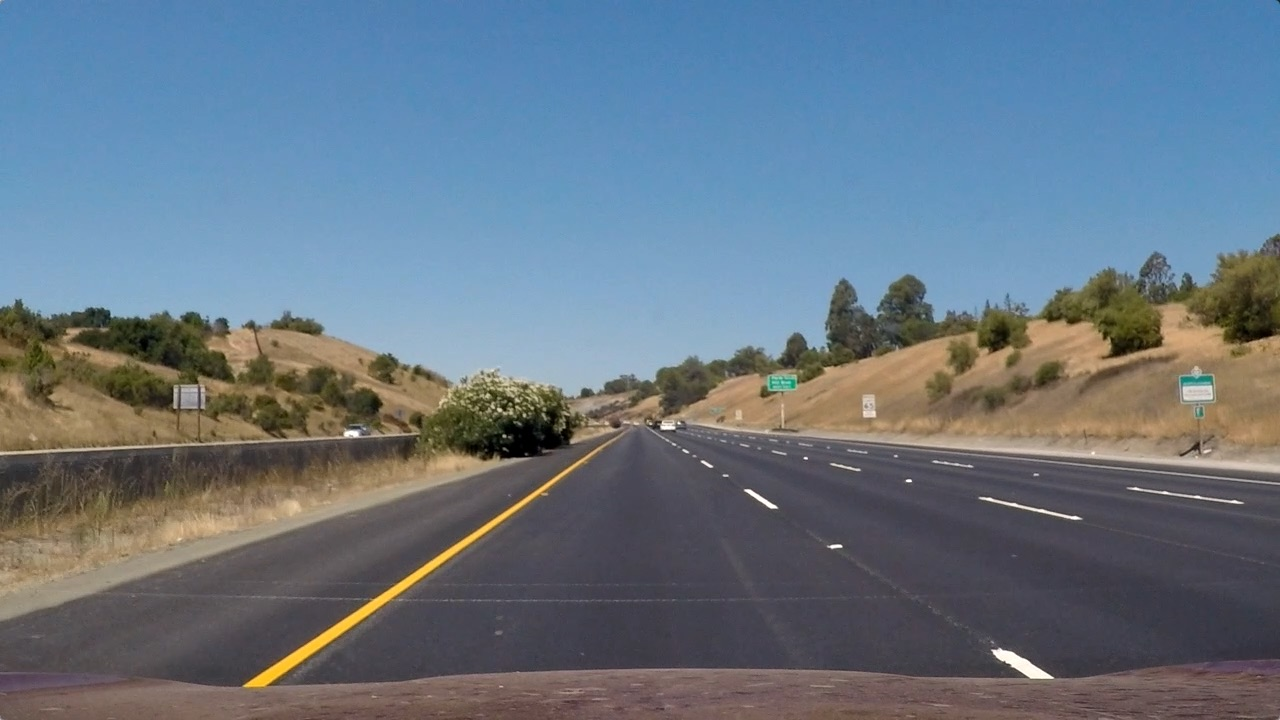
#> input picture test_images/straight_lines1.jpg, 1280 x 720 px
$ python divide_equal.py
#> lines starting #> are read from the running program, lines starting #| are printed output that depends on the picture
# The highest common factor of 1280 and 720 is 80
# With this function, we get the biggest possible SQUARE (not rectangle) frames
# Also, this function doesn't create overlapping frames

import cv2
import numpy as np

# Load the frame
frame = cv2.imread("test_images/straight_lines1.jpg")
#> frame is the input picture: shape (720, 1280, 3); mean B, G, R 131.2, 117.7, 103.2

# Get the height and width of the frame
height, width = frame.shape[:2]
#> height = 720; width = 1280

# Calculate the size of each square ROI
roi_size = 80

# Split the frame into equal square parts
rois = []
for i in range(height // roi_size):
    for j in range(width // roi_size):
        x = j * roi_size
        y = i * roi_size
        roi = frame[y:y+roi_size, x:x+roi_size]
        rois.append(roi)
#> after the loop, rois = 144 items

# Create a blank image to hold the ROIs
result = np.zeros((height, width, 3), dtype=np.uint8)

# Draw the ROIs on the result image
for i, roi in enumerate(rois):
    x = (i % (width // roi_size)) * roi_size
    y = int(i / (width // roi_size)) * roi_size
    result[y:y+roi_size, x:x+roi_size] = roi
#> this loop made 144 passes
#> (x, y) on passes 1 to 12: (0, 0), (80, 0), (160, 0), (240, 0), (320, 0), (400, 0), (480, 0), (560, 0), (640, 0), (720, 0), (800, 0), (880, 0)

# Save the ROIs to separate image files
for i, roi in enumerate(rois):
    cv2.imwrite(f"roi_{i}.jpg", roi)
#> this loop made 144 passes
#> pass 1, `cv2.imwrite(f"roi_{i}.jpg", roi)`:
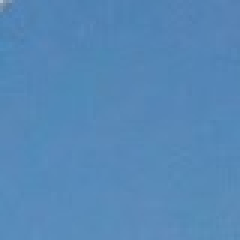
#> saved as roi_0.jpg: shape (80, 80, 3) (shown 3 times larger); mean B, G, R 183.2, 136.2, 86

# Display the result
cv2.imshow("Result", result)
cv2.waitKey(0)

$ run again, with test_images/test1.jpg copied over test_images/straight_lines1.jpg
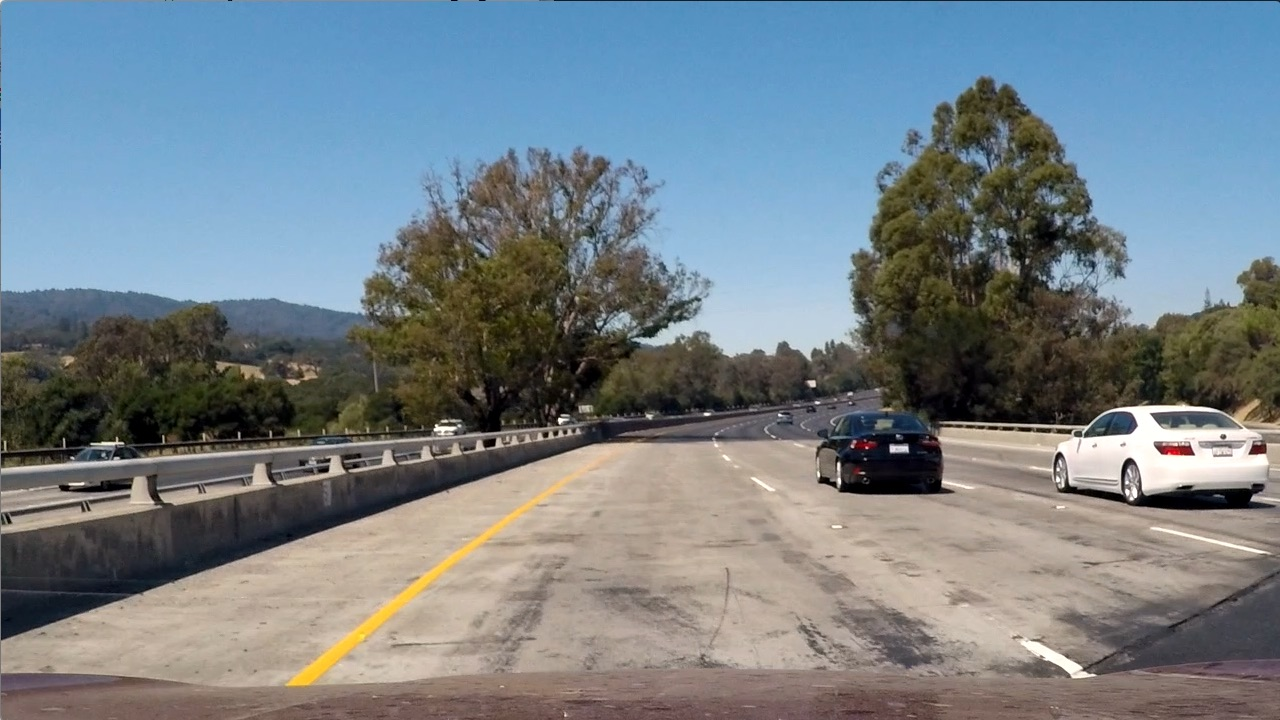
#> input picture test_images/test1.jpg, 1280 x 720 px
#> frame is the input picture: shape (720, 1280, 3); mean B, G, R 135.5, 128.7, 117.5
#> after the loop `for i in range(height // roi_size):`: rois = 144 items
#> the loop `for i, roi in enumerate(rois):` made 144 passes
#> (x, y) on passes 1 to 8: (0, 0), (80, 0), (160, 0), (240, 0), (320, 0), (400, 0), (480, 0), (560, 0)
#> the loop `for i, roi in enumerate(rois):` made 144 passes
#> pass 1, `cv2.imwrite(f"roi_{i}.jpg", roi)`:
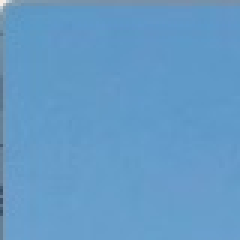
#> saved as roi_0.jpg: shape (80, 80, 3) (shown 3 times larger); mean B, G, R 198.9, 154.7, 100.4
#> pass 2, `cv2.imwrite(f"roi_{i}.jpg", roi)`:
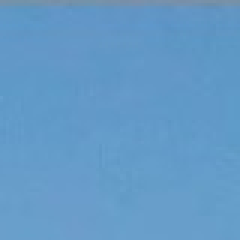
#> saved as roi_1.jpg: shape (80, 80, 3) (shown 3 times larger); mean B, G, R 199.4, 154.1, 99.5

$ run again, with test_images/test2.jpg copied over test_images/straight_lines1.jpg
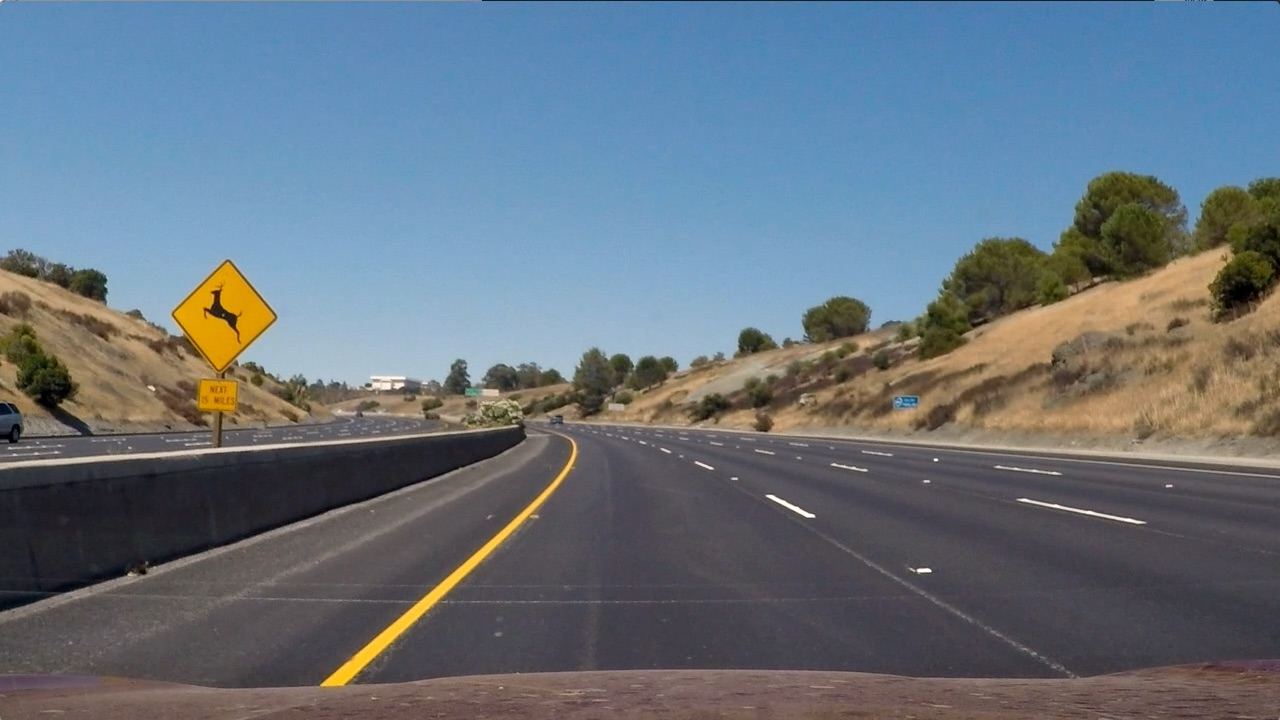
#> input picture test_images/test2.jpg, 1280 x 720 px
#> frame is the input picture: shape (720, 1280, 3); mean B, G, R 125.5, 114.6, 102.8
#> after the loop `for i in range(height // roi_size):`: rois = 144 items
#> the loop `for i, roi in enumerate(rois):` made 144 passes
#> (x, y) on passes 1 to 8: (0, 0), (80, 0), (160, 0), (240, 0), (320, 0), (400, 0), (480, 0), (560, 0)
#> the loop `for i, roi in enumerate(rois):` made 144 passes
#> pass 1, `cv2.imwrite(f"roi_{i}.jpg", roi)`:
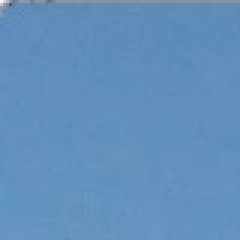
#> saved as roi_0.jpg: shape (80, 80, 3) (shown 3 times larger); mean B, G, R 187.3, 143.9, 97.7
